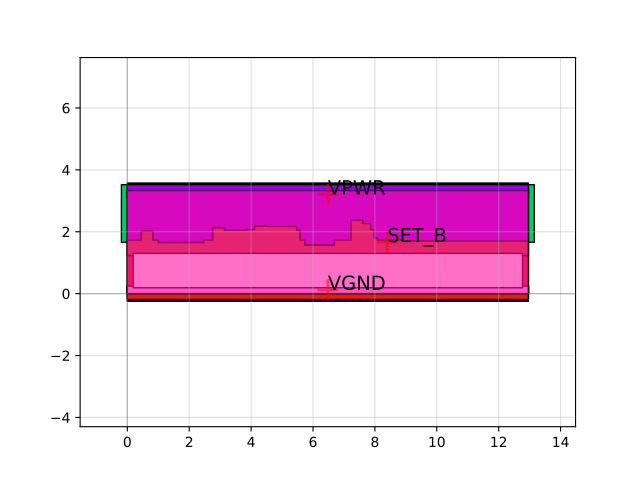

This chart was generated by the following Python code:
import sky130

c = sky130.components.sky130_fd_sc_hs__dfsbp_2()
c.plot()
